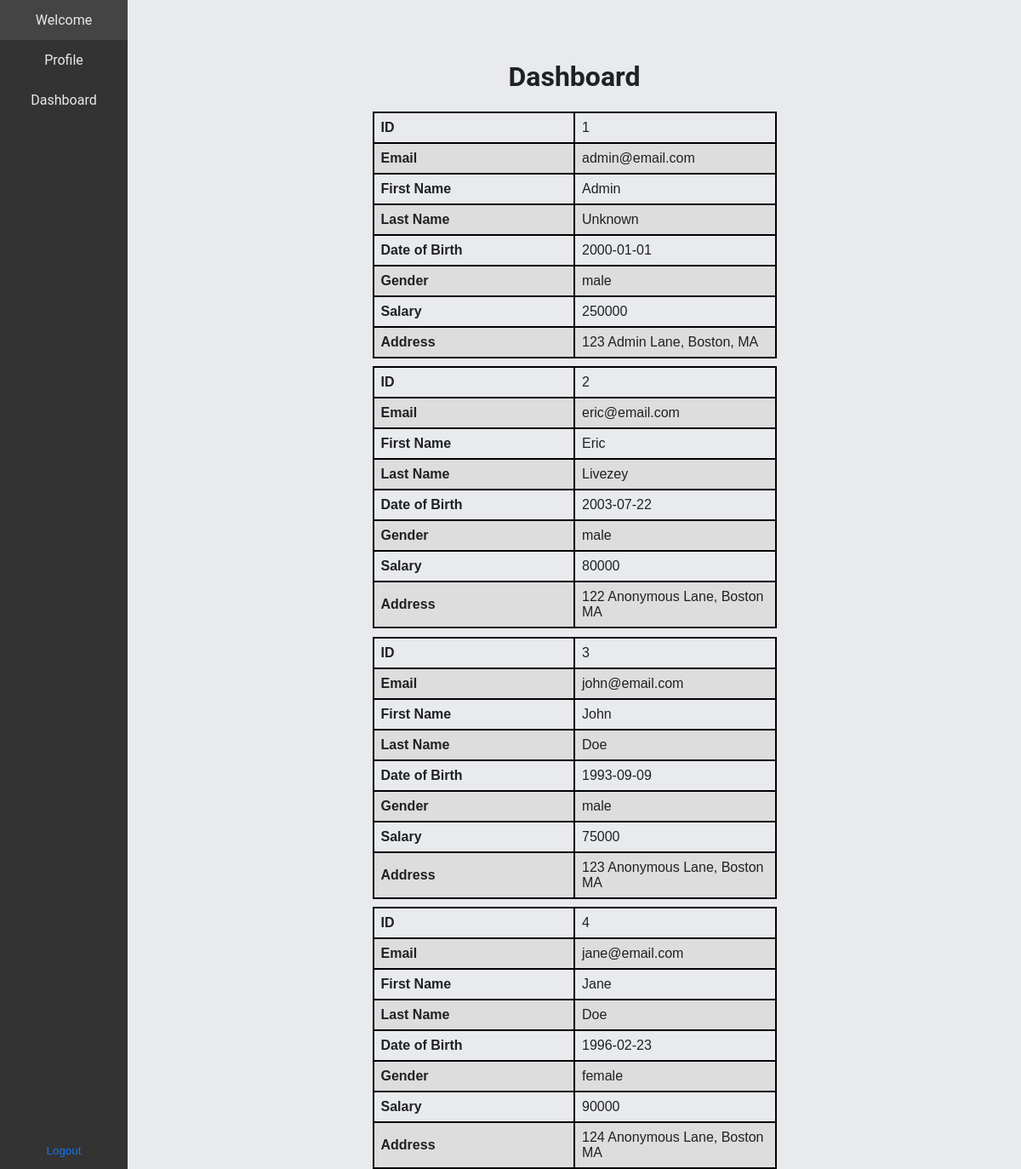
Screenshot of /dashboard.php (signed in) with the database file from the repository.
### tables this page shows
CREATE TABLE user (
  id INT UNSIGNED NOT NULL AUTO_INCREMENT,
  email VARCHAR(32) NOT NULL,
  password VARCHAR(100) NOT NULL,
  first_name VARCHAR(30) NOT NULL,
  last_name VARCHAR(30) DEFAULT NULL,
  dob DATE NOT NULL,
  gender VARCHAR(6) NOT NULL,
  salary INT DEFAULT 0,
  address VARCHAR(100) NOT NULL,
  PRIMARY KEY (id),
  UNIQUE INDEX email_UNIQUE (email ASC)
);

### dashboard.php (the view, shortened to what this page needs)
<!DOCTYPE html>
<html lang="en">
<head>
    <link rel="stylesheet" href="/style.css">
</head>
<body>
    <ul class="navbar">
        <li class="navbar-item"><a class="navbar-link" href="welcome.php">Welcome</a></li>
        <li class="navbar-item"><a class="navbar-link" href="profile.php">Profile</a></li>
        <li class="navbar-item"><a class="navbar-link" href="dashboard.php">Dashboard</a></li>
        <li class="logout-item">
            <form method="post"><button name="logout" value="true" class="navbar-link navbar-logout">Logout</button>
            </form>
        </li>
    </ul>
    <div class="body-container">
        <h1>Dashboard</h1>
        <?php
        require_once "config.php";
        $result = mysqli_query($conn, "SELECT * FROM user;");
        for ($i = 0; $i < mysqli_num_rows($result); $i++) {
            $row = mysqli_fetch_row($result);
            echo "<table><tbody><tr><th>ID</th><td>"
                . $row[0] .
                "<tr><th>Email</th><td>"
                . $row[1] .
                "<tr><th>First Name</th><td>"
                . $row[3] .
                "</td></tr><tr><th>Last Name</th><td>"
                . ($row[4] ? $row[4] : "Unknown") .
                "</td></tr><tr><th>Date of Birth</th><td>"
                . $row[5] .
                "</td></tr><tr><th>Gender</th><td>"
                . $row[6] .
                "</td></tr><tr><th>Salary</th><td>"
                . $row[7] .
                "</td></tr><tr><th>Address</th><td>"
                . $row[8] .
                "</td></tr></tbody></table>";
        }
        ?>
    </div>
</body>

### style.css (style rules this page uses)
html { height: 100%; }
body { background-color: #E8EAED; color: #202124; font-family: Roboto, "Noto Sans Myanmar UI", arial, sans-serif; text-align: center; margin: 0; height: 100%; }
.navbar { list-style-type: none; margin: 0; padding: 0; background-color: #333; width: 150px; height: 100%; position: fixed; }
.navbar-link { display: block; text-align: center; padding: 14px 16px; text-decoration: none; color: #E8EAED; }
.logout-item { position: absolute; bottom: 0; width: 150px; }
.navbar-logout { background-color: #333; border: none; width: 100%; color: #1A73E8; }
.body-container { width: calc(100% - 150px); height: 100%; display: block; float: right; padding: 50px; box-sizing: border-box; }
table { margin-left: 25%; margin-right: 25%; margin-top: 1%; margin-bottom: 1%; font-family: arial, sans-serif; border-collapse: collapse; border-radius: 10px; width: 50%; }
td, th { border: 2px solid #000; text-align: left; padding: 8px; width: 50%; }
tr:nth-child(even) { background-color: #dddddd; }

### rows the page displays
user: id "1", email "admin@email.com", first_name "Admin", shows "Unknown", dob "2000-01-01", gender "male", salary "250000", address "123 Admin Lane, Boston, MA"
user: id "2", email "eric@email.com", first_name "Eric", last_name "Livezey", dob "2003-07-22", gender "male", salary "80000", address "122 Anonymous Lane, Boston MA"
user: id "3", email "john@email.com", first_name "John", last_name "Doe", dob "1993-09-09", gender "male", salary "75000", address "123 Anonymous Lane, Boston MA"
user: id "4", email "jane@email.com", first_name "Jane", last_name "Doe", dob "1996-02-23", gender "female", salary "90000", address "124 Anonymous Lane, Boston MA"
